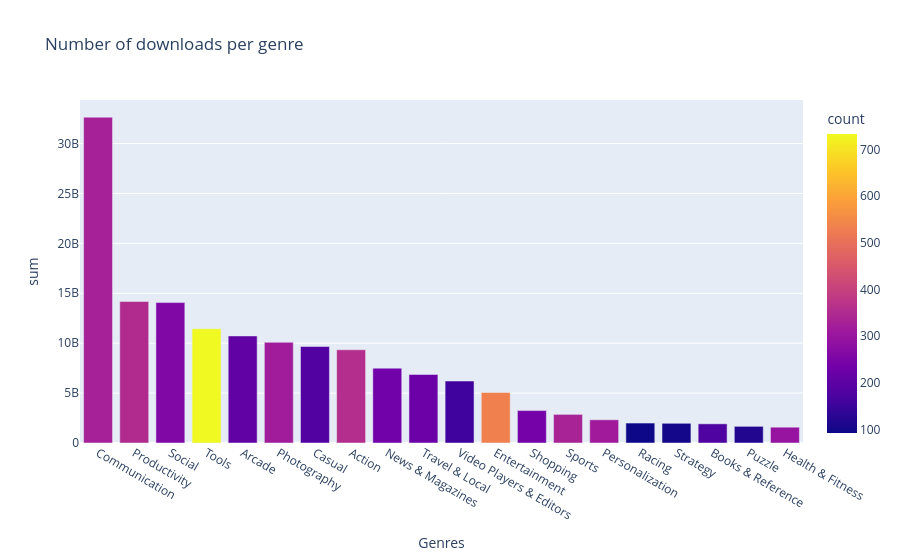

Notebook source saved alongside this figure:
### Markdown cell above
## 3. Total Downloads by Genre

We aggregate total installs by genre to understand which segments of the market
attract the most users. Color represents the number of apps in each genre,
allowing us to distinguish between genres dominated by a few giants
and those with more distributed competition.

### Code cell
# Somma del numero di downloads per genere
df_installs = df.groupby('Genres')['Installs'].agg(['sum','count']).reset_index().sort_values(by='sum', ascending=False).head(20)

order = df_installs.sort_values('sum', ascending=False)['Genres']

fig = px.bar(
    df_installs,
    x='Genres',
    y='sum',
    color='count',
    category_orders={'Genres': order},
    title='Number of downloads per genre'
)

fig.show()

### Figure 1 — Plotly figure (JSON) as saved in the notebook; plotly's stock layout.template omitted (floating-point values rounded to 4 significant figures)
{"data": [{"alignmentgroup": "True", "hovertemplate": "Genres=%{x}<br>sum=%{y}<br>count=%{marker.color}<extra></extra>", "legendgroup": "", "marker": {"color": [328, 351, 259, 733, 207, 317, 185, 358, 233, 225, 158, 533, 238, 333, 314, 93, 103, 178, 121, 297], "coloraxis": "coloraxis", "pattern": {"shape": ""}}, "name": "", "offsetgroup": "", "orientation": "v", "showlegend": false, "textposition": "auto", "type": "bar", "x": ["Communication", "Productivity", "Social", "Tools", "Arcade", "Photography", "Casual", "Action", "News & Magazines", "Travel & Local", "Video Players & Editors", "Entertainment", "Shopping", "Sports", "Personalization", "Racing", "Strategy", "Books & Reference", "Puzzle", "Health & Fitness"], "xaxis": "x", "y": [32647241530, 14176070180, 14069841475, 11440724500, 10727077727, 10088243130, 9662778970, 9342037470, 7496210650, 6868759300, 6206897200, 5064124820, 3247831540, 2867131465, 2325352930, 2000246020, 1974137500, 1921291655, 1668471070, 1583056220], "yaxis": "y"}], "layout": {"barmode": "relative", "coloraxis": {"colorbar": {"title": {"text": "count"}}, "colorscale": [[0, "#0d0887"], [0.1111, "#46039f"], [0.2222, "#7201a8"], [0.3333, "#9c179e"], [0.4444, "#bd3786"], [0.5556, "#d8576b"], [0.6667, "#ed7953"], [0.7778, "#fb9f3a"], [0.8889, "#fdca26"], [1, "#f0f921"]]}, "legend": {"tracegroupgap": 0}, "title": {"text": "Number of downloads per genre"}, "xaxis": {"anchor": "y", "categoryarray": ["Communication", "Productivity", "Social", "Tools", "Arcade", "Photography", "Casual", "Action", "News & Magazines", "Travel & Local", "Video Players & Editors", "Entertainment", "Shopping", "Sports", "Personalization", "Racing", "Strategy", "Books & Reference", "Puzzle", "Health & Fitness"], "categoryorder": "array", "domain": [0, 1], "title": {"text": "Genres"}}, "yaxis": {"anchor": "x", "domain": [0, 1], "title": {"text": "sum"}}}}
